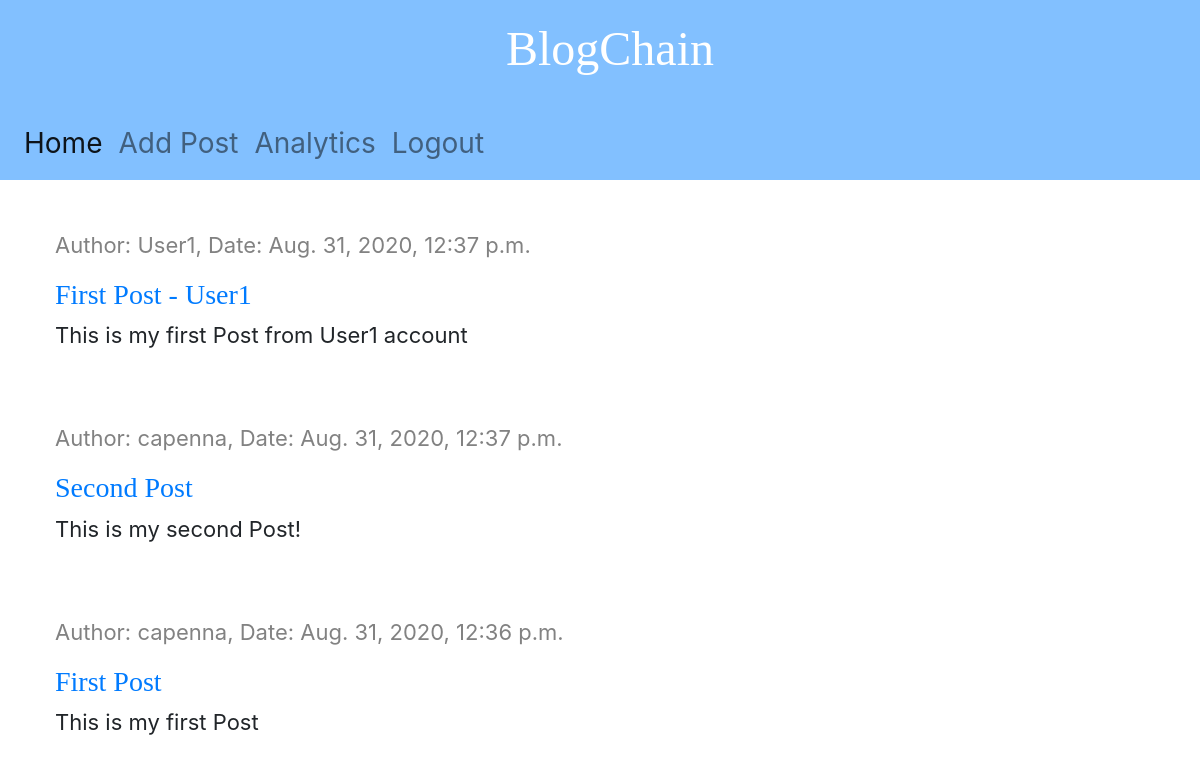
The app's page / (signed in) with its own data.
### blog/models.py (models this page shows, shortened)
class Post(models.Model):
    user = models.ForeignKey(User, on_delete = models.CASCADE)
    datetime = models.DateTimeField(auto_now_add=True)
    title = models.CharField(max_length=200)
    content = models.TextField()
    hash = models.CharField(max_length=32, default=None, null=True)
    txId = models.CharField(max_length=66, default=None, null=True)

### blog/views.py (the view)
# urls.py: path('', views.home, name='home'),
def home(request):
    if request.user.is_authenticated:
        posts = Post.objects.filter().order_by('-datetime')
        old_ip = request.user.userprofile.ip
        ip = get_ip_address(request)
        user = User.objects.get(username=request.user)
        if ip == old_ip:
            status = 'ok'
        else:
            status = 'different'
            user.userprofile.ip = ip
            user.userprofile.save()
    else:
        status = ''
    return render(request, 'blog/home.html', {'status': status, 'posts': posts})

### blog/views.py (called while the page is built)
def get_ip_address(request):
    try:
        x_forwarded_for = request.META.get('HTTP_X_FORWARDED_FOR')
        if x_forwarded_for:
            ip = x_forwarded_for.split(',')[0]
        else:
            ip = request.META.get('REMOTE_ADDR')
    except:
        ip = ''
    return ip

### blog/templates/blog/home.html (shortened to what this page needs)
{% extends 'blog/base.html' %}
{% block content%}
    {% if not user.is_authenticated%}
    <h1>Welcome to BlogChain!</h1>
    <p>This blog uses kovan, an ethereum TestNet. Every post published is saved on a transaction. <a href="/register">Sign in</a> and try to publish something!</p>
    {% else %}
    {% for post in posts %}
        <div class="post">
            <div class="date">
                <p>Author: {{ post.user }}, Date: {{ post.datetime }}</p>
            </div>
            <h3><a href="{% url 'post_detail' pk=post.pk %}">{{ post.title }}</a></h3>
            <p>{{ post.content|linebreaksbr }}</p>
        </div>
    {% endfor %}
    {% endif %}
{% endblock %}

### blog/templates/blog/base.html (shortened to what this page needs)
{% load static %}
<html lang="it">
<head>
    <link rel="stylesheet" href="https://stackpath.bootstrapcdn.com/bootstrap/4.5.2/css/bootstrap.min.css">
    <link rel="stylesheet" href="{% static 'css/blog.css' %}">
</head>
<body>
    <div class="page-header">
        <h1 align="center"><a href="/">BlogChain</a></h1>
    </div>
    <nav class="navbar navbar-expand-lg navbar-light" style="background-color: #82C0FF;">
      <div class="collapse navbar-collapse" id="navbarTogglerDemo01">
        <ul class="navbar-nav mr-auto mt-4 mt-lg-0">
          <li class="nav-item active">
            <a class="nav-link" href="/">Home <span class="sr-only">(current)</span></a>
          </li>
          {% if user.is_authenticated %}
          <li class="nav-item">
            <a class="nav-link" href="/post/new">Add Post</a>
          </li>
          {% endif %}
          {% if user.is_staff %}
          <li class="nav-item">
            <a class="nav-link" href="/analytics">Analytics</a>
          </li>
          {% endif %}
          {% if user.is_authenticated %}
          <li class="nav-item">
              <a class="nav-link" href="/logout">Logout</a>
          </li>
          {% endif %}
        </ul>
      </div>
    </nav>
    <div class="content container">
        <div class="row">
            <div class="col-md-8">
                {% block content %}
                {% endblock %}
            </div>
        </div>
    </div>
</body>
</html>

### blog/static/css/blog.css (style rules this page uses)
.page-header { background-color: #82C0FF; margin-top: 0; padding: 20px 20px 20px 40px; margin-bottom: 0px; }
.page-header h1, .page-header h1 a, .page-header h1 a:visited, .page-header h1 a:active { color: #ffffff; font-size: 36pt; text-decoration: none; }
.content { margin-left: 40px; }
h1, h2, h3, h4 { font-family: 'Lobster', cursive; }
.date { color: #828282; }
.post { margin-bottom: 70px; }
.nav-item a { font-size: 28px; text-align: center; }
.navbar { margin-bottom: 49px; }
p { font-size: 22px; }

### records on screen
Post: user "User1", datetime "Aug. 31, 2020, 12:37 p.m.", title "First Post - User1", content "This is my first Post from User1 account"
Post: user "capenna", datetime "Aug. 31, 2020, 12:37 p.m.", title "Second Post", content "This is my second Post!"
Post: user "capenna", datetime "Aug. 31, 2020, 12:36 p.m.", title "First Post", content "This is my first Post"
